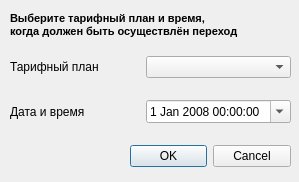
<ui version="4.0" >
 <class>Dialog</class>
 <widget class="QDialog" name="Dialog" >
  <property name="geometry" >
   <rect>
    <x>0</x>
    <y>0</y>
    <width>299</width>
    <height>182</height>
   </rect>
  </property>
  <property name="windowTitle" >
   <string>Dialog</string>
  </property>
  <widget class="QDialogButtonBox" name="buttonBox" >
   <property name="geometry" >
    <rect>
     <x>130</x>
     <y>140</y>
     <width>161</width>
     <height>32</height>
    </rect>
   </property>
   <property name="orientation" >
    <enum>Qt::Horizontal</enum>
   </property>
   <property name="standardButtons" >
    <set>QDialogButtonBox::Cancel|QDialogButtonBox::NoButton|QDialogButtonBox::Ok</set>
   </property>
  </widget>
  <widget class="QLabel" name="hint_label" >
   <property name="geometry" >
    <rect>
     <x>10</x>
     <y>10</y>
     <width>371</width>
     <height>31</height>
    </rect>
   </property>
   <property name="text" >
    <string>&lt;html>&lt;head>&lt;meta name="qrichtext" content="1" />&lt;style type="text/css">
p, li { white-space: pre-wrap; }
&lt;/style>&lt;/head>&lt;body style=" font-family:'MS Shell Dlg 2'; font-size:8.25pt; font-weight:400; font-style:normal;">
&lt;p style=" margin-top:0px; margin-bottom:0px; margin-left:0px; margin-right:0px; -qt-block-indent:0; text-indent:0px;">&lt;span style=" font-weight:600;">Выберите тарифный план и время, &lt;/span>&lt;/p>
&lt;p style=" margin-top:0px; margin-bottom:0px; margin-left:0px; margin-right:0px; -qt-block-indent:0; text-indent:0px; font-weight:600;">когда должен быть осуществлён переход&lt;/p>&lt;/body>&lt;/html></string>
   </property>
  </widget>
  <widget class="QWidget" name="" >
   <property name="geometry" >
    <rect>
     <x>10</x>
     <y>40</y>
     <width>281</width>
     <height>101</height>
    </rect>
   </property>
   <layout class="QGridLayout" >
    <item row="0" column="0" >
     <widget class="QLabel" name="tarif_label" >
      <property name="text" >
       <string>Тарифный план</string>
      </property>
     </widget>
    </item>
    <item row="0" column="1" >
     <widget class="QComboBox" name="tarif_edit" >
      <property name="maxVisibleItems" >
       <number>10</number>
      </property>
     </widget>
    </item>
    <item row="1" column="0" >
     <widget class="QLabel" name="date_label" >
      <property name="text" >
       <string>Дата и время</string>
      </property>
     </widget>
    </item>
    <item row="1" column="1" >
     <widget class="QDateTimeEdit" name="date_edit" >
      <property name="frame" >
       <bool>true</bool>
      </property>
      <property name="buttonSymbols" >
       <enum>QAbstractSpinBox::PlusMinus</enum>
      </property>
      <property name="minimumDate" >
       <date>
        <year>2008</year>
        <month>1</month>
        <day>1</day>
       </date>
      </property>
      <property name="calendarPopup" >
       <bool>true</bool>
      </property>
     </widget>
    </item>
   </layout>
  </widget>
 </widget>
 <resources/>
 <connections>
  <connection>
   <sender>buttonBox</sender>
   <signal>accepted()</signal>
   <receiver>Dialog</receiver>
   <slot>accept()</slot>
   <hints>
    <hint type="sourcelabel" >
     <x>248</x>
     <y>254</y>
    </hint>
    <hint type="destinationlabel" >
     <x>157</x>
     <y>274</y>
    </hint>
   </hints>
  </connection>
  <connection>
   <sender>buttonBox</sender>
   <signal>rejected()</signal>
   <receiver>Dialog</receiver>
   <slot>reject()</slot>
   <hints>
    <hint type="sourcelabel" >
     <x>316</x>
     <y>260</y>
    </hint>
    <hint type="destinationlabel" >
     <x>286</x>
     <y>274</y>
    </hint>
   </hints>
  </connection>
 </connections>
</ui>
